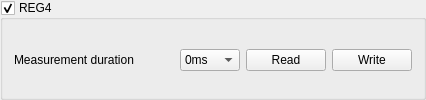
        <widget class="CustomControls::FoldingBox" name="grREG4">
         <property name="title">
          <string>REG4</string>
         </property>
         <property name="checkable">
          <bool>true</bool>
         </property>
         <layout class="QGridLayout" name="gridLayout_4">
          <property name="topMargin">
           <number>15</number>
          </property>
          <item row="1" column="2">
           <widget class="CustomControls::ComboBox" name="cmR4_0_3">
            <item>
             <property name="text">
              <string>0ms</string>
             </property>
            </item>
            <item>
             <property name="text">
              <string>6ms</string>
             </property>
            </item>
            <item>
             <property name="text">
              <string>12ms</string>
             </property>
            </item>
            <item>
             <property name="text">
              <string>18ms</string>
             </property>
            </item>
            <item>
             <property name="text">
              <string>24ms</string>
             </property>
            </item>
            <item>
             <property name="text">
              <string>30ms</string>
             </property>
            </item>
            <item>
             <property name="text">
              <string>36ms</string>
             </property>
            </item>
            <item>
             <property name="text">
              <string>42ms</string>
             </property>
            </item>
            <item>
             <property name="text">
              <string>48ms</string>
             </property>
            </item>
            <item>
             <property name="text">
              <string>54ms</string>
             </property>
            </item>
            <item>
             <property name="text">
              <string>60ms</string>
             </property>
            </item>
           </widget>
          </item>
          <item row="1" column="0">
           <widget class="QLabel" name="label_6">
            <property name="text">
             <string>Measurement duration</string>
            </property>
           </widget>
          </item>
          <item row="1" column="1">
           <spacer name="horizontalSpacer_6">
            <property name="orientation">
             <enum>Qt::Horizontal</enum>
            </property>
            <property name="sizeHint" stdset="0">
             <size>
              <width>40</width>
              <height>20</height>
             </size>
            </property>
           </spacer>
          </item>
          <item row="1" column="3">
           <widget class="CustomControls::PushButton" name="pbNM_ReadREG4">
            <property name="text">
             <string>Read</string>
            </property>
           </widget>
          </item>
          <item row="1" column="4">
           <widget class="CustomControls::PushButton" name="pbNM_WriteREG4">
            <property name="text">
             <string>Write</string>
            </property>
           </widget>
          </item>
         </layout>
        </widget>
